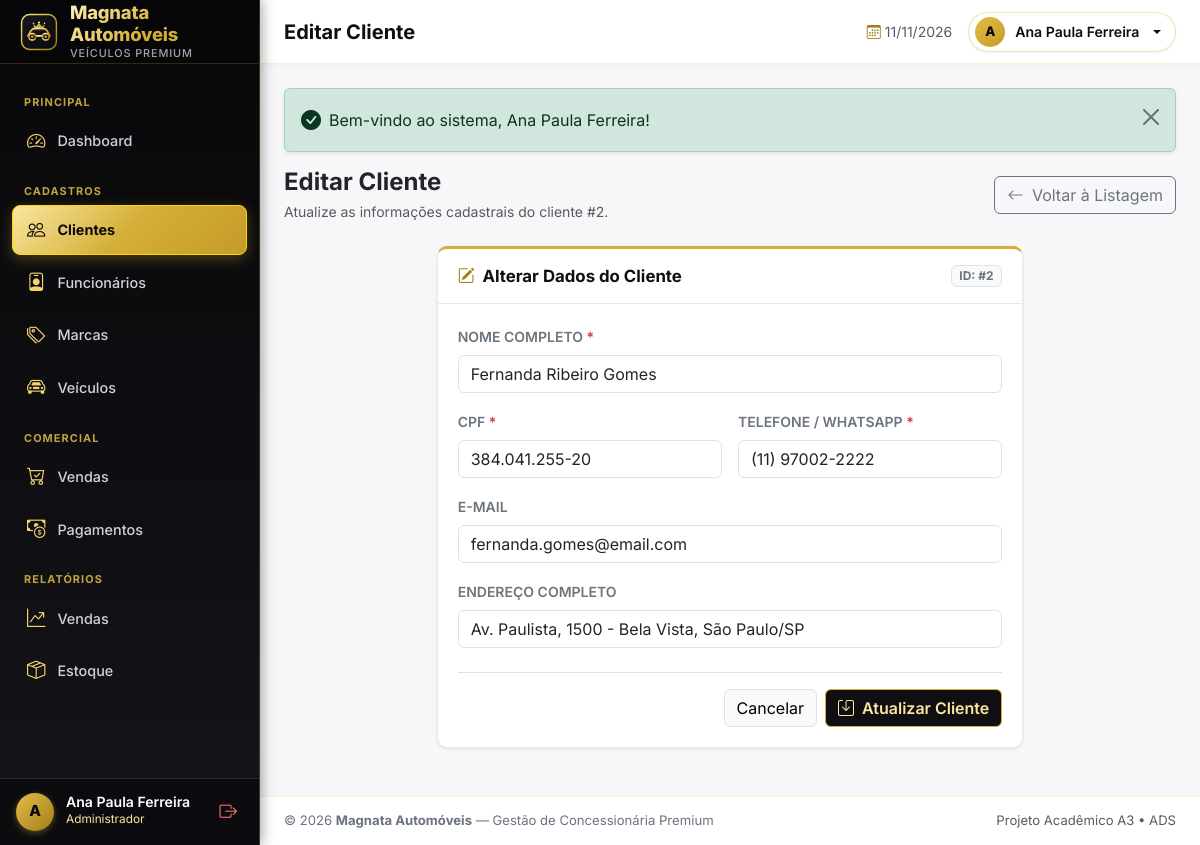
The app's page /clientes/editar.php?id=2 (signed in) with its own data.
### tables this page shows
CREATE TABLE clientes (
    id_cliente     INT           NOT NULL AUTO_INCREMENT,
    nome           VARCHAR(120)  NOT NULL,
    cpf            VARCHAR(14)   NOT NULL,
    telefone       VARCHAR(20)   NOT NULL,
    email          VARCHAR(120)  NULL,
    endereco       VARCHAR(200)  NULL,
    data_cadastro  TIMESTAMP     NOT NULL DEFAULT CURRENT_TIMESTAMP,

    CONSTRAINT pk_clientes       PRIMARY KEY (id_cliente),
    CONSTRAINT uq_clientes_cpf   UNIQUE (cpf),
    CONSTRAINT uq_clientes_email UNIQUE (email),

     
    INDEX idx_clientes_nome (nome),
    INDEX idx_clientes_telefone (telefone)
);

### clientes/editar.php (the view, shortened to what this page needs)
<?php
$pdo = conectar();
$id = (int) ($_GET['id'] ?? $_POST['id_cliente'] ?? 0);
$stmt = $pdo->prepare('SELECT * FROM clientes WHERE id_cliente = :id LIMIT 1');
$stmt->execute([':id' => $id]);
$cliente = $stmt->fetch();
$nome     = $cliente['nome'];
$cpf      = $cliente['cpf'];
$telefone = $cliente['telefone'];
$email    = $cliente['email'] ?? '';
$endereco = $cliente['endereco'] ?? '';
require_once __DIR__ . '/../includes/header.php';
?>
<div class="d-flex justify-content-between align-items-center mb-4 flex-wrap gap-2">
    <div>
        <h2 class="h4 fw-bold text-dark mb-1">Editar Cliente</h2>
        <p class="text-muted small mb-0">Atualize as informações cadastrais do cliente #<?= $id ?>.</p>
    </div>
    <div>
        <a href="<?= url('clientes/index.php') ?>" class="btn btn-outline-secondary">
            <i class="bi bi-arrow-left me-1"></i> Voltar à Listagem
        </a>
    </div>
</div>
<div class="row justify-content-center">
    <div class="col-12 col-lg-8">
        <div class="card-app">
            <div class="card-header">
                <h3 class="card-title">
                    <i class="bi bi-pencil-square text-primary"></i> Alterar Dados do Cliente
                </h3>
                <span class="badge bg-light text-secondary border">ID: #<?= $id ?></span>
            </div>
            <div class="card-body">
                <form method="post" action="<?= url('clientes/editar.php?id=' . $id) ?>" novalidate>
                    <div class="row g-3">
                        <div class="col-12">
                            <label for="nome" class="form-label fw-semibold text-secondary small">
                                NOME COMPLETO <span class="text-danger">*</span>
                            </label>
                            <input type="text" class="form-control" id="nome" name="nome"
                                   placeholder="Ex.: Carlos Alberto Souza" value="<?= e($nome) ?>" required autofocus>
                        </div>
                        <div class="col-12 col-md-6">
                            <label for="cpf" class="form-label fw-semibold text-secondary small">
                                CPF <span class="text-danger">*</span>
                            </label>
                            <input type="text" class="form-control mascara-cpf" id="cpf" name="cpf"
                                   placeholder="000.000.000-00" value="<?= e($cpf) ?>" required>
                        </div>
                        <div class="col-12 col-md-6">
                            <label for="telefone" class="form-label fw-semibold text-secondary small">
                                TELEFONE / WHATSAPP <span class="text-danger">*</span>
                            </label>
                            <input type="text" class="form-control mascara-telefone" id="telefone" name="telefone"
                                   placeholder="(00) 00000-0000" value="<?= e($telefone) ?>" required>
                        </div>
                        <div class="col-12">
                            <label for="email" class="form-label fw-semibold text-secondary small">E-MAIL</label>
                            <input type="email" class="form-control" id="email" name="email"
                                   placeholder="cliente@email.com" value="<?= e($email) ?>">
                        </div>
                        <div class="col-12">
                            <label for="endereco" class="form-label fw-semibold text-secondary small">ENDEREÇO COMPLETO</label>
                            <input type="text" class="form-control" id="endereco" name="endereco"
                                   placeholder="Rua, número, complemento, bairro, cidade/UF" value="<?= e($endereco) ?>">
                        </div>
                    </div>
                    <div class="d-flex justify-content-end gap-2 mt-4 pt-3 border-top">
                        <a href="<?= url('clientes/index.php') ?>" class="btn btn-light border">Cancelar</a>
                        <button type="submit" class="btn btn-navy">
                            <i class="bi bi-save me-1"></i> Atualizar Cliente
                        </button>
                    </div>
                </form>
            </div>
        </div>
    </div>
</div>
<?php require_once __DIR__ . '/../includes/footer.php'; ?>

### assets/css/style.css (style rules this page uses)
:root { --gold-50: #fffdf5; --gold-100: #fef9e7; --gold-200: #fae69e; --gold-300: #f3d46f; --gold-400: #e2be46; --gold-500: #d4af37; --gold-600: #c59b27; --gold-700: #a47d1b; --gold-800: #7d5e16; --gold-900: #4a370b; --black-950: #08080a; --black-900: #0f0f13; --black-850: #14141a; --black-800: #1a1a23; --black-700: #252532; --black-600: #333342; --gray-900: #111827; --gray-800: #1f2937; --gray-700: #374151; --gray-600: #4b5563; --gray-500: #6b7280; --gray-400: #9ca3af; --gray-300: #d1d5db; --gray-200: #e5e7eb; --gray-100: #f3f4f6; --gray-50: #f9fafb; --success: #10b981; --warning: #f59e0b; --danger: #ef4444; --info: #0ea5e9; --sidebar-width: 260px; --topbar-height: 64px; --transition: all 0.25s ease-in-out; --shadow-sm: 0 1px 3px 0 rgb(0 0 0 / 0.1); --shadow-md: 0 4px 6px -1px rgb(0 0 0 / 0.12), 0 2px 4px -2px rgb(0 0 0 / 0.08); --shadow-lg: 0 10px 15px -3px rgb(0 0 0 / 0.18), 0 4px 6px -4px rgb(0 0 0 / 0.1); --shadow-gold: 0 4px 14px rgba(212, 175, 55, 0.3); --radius: 0.5rem; }
* { box-sizing: border-box; }
body { font-family: 'Inter', -apple-system, BlinkMacSystemFont, "Segoe UI", Roboto, "Helvetica Neue", Arial, sans-serif; color: var(--gray-800); background-color: #f7f7f9; margin: 0; padding: 0; min-height: 100vh; }
.card-app { background-color: #ffffff; border: 1px solid rgba(0, 0, 0, 0.08); border-top: 3px solid var(--gold-500); border-radius: 10px; box-shadow: var(--shadow-sm); margin-bottom: 24px; }
.card-app .card-header { background-color: transparent; border-bottom: 1px solid var(--gray-200); padding: 16px 20px; display: flex; align-items: center; justify-content: space-between; flex-wrap: wrap; gap: 12px; }
.card-app .card-title { font-size: 1.05rem; font-weight: 700; color: var(--black-900); margin: 0; display: flex; align-items: center; gap: 8px; }
.card-app .card-body { padding: 20px; }
.btn-navy { background-color: var(--black-900); border: 1px solid var(--gold-500); color: var(--gold-200); font-weight: 600; }
.text-primary, .text-gold { color: var(--gold-700) !important; }

### records on screen
clientes: nome "Fernanda Ribeiro Gomes", cpf "384.041.255-20", telefone "(11) 97002-2222", email "fernanda.gomes@email.com", endereco "Av. Paulista, 1500 - Bela Vista, São Paulo/SP"

### other values on screen
$secao "PRINCIPAL"
$item['texto'] "Dashboard"
$secao "CADASTROS"
$item['texto'] "Clientes"
$item['texto'] "Funcionários"
$item['texto'] "Marcas"
$item['texto'] "Veículos"
$secao "COMERCIAL"
$item['texto'] "Vendas"
$item['texto'] "Pagamentos"
$secao "RELATÓRIOS"
$item['texto'] "Estoque"
mb_strtoupper(mb_substr($usuario['nome'], 0, 1)) "A"
$usuario['nome'] "Ana Paula Ferreira"
$usuario['perfil'] "Administrador"
